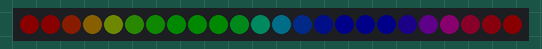
Recording of a sketch running on a simulated Arduino Uno, built with avr-gcc and run on an emulated ATmega328P. Parts: 24 RGB LEDs in strip order, left to right. Dim RGB values are drawn brighter than linear.

Above: at 0.1 s.
At 12.68 s:
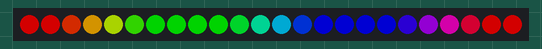
At 25.0 s:
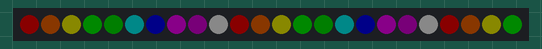

Measured:
- what the display in image 2 shows lasts 2.0 s, from 24.9 s to 26.9 s

The sketch:

lightRingButterfly.cpp.ino
```cpp
//C++ code for Arduino UNO REV3 [A000066]
//Adafruit 24 RGB LED Neopixel Ring
//Author: Jinksto


#include <Adafruit_NeoPixel.h>

#define PIN 9         // this is the pin on the minicomputer that controls the light ring
#define NUMPIXELS 24  // this is the total number of pixels in the light right used to create the object.

// default delay value.  Because of the way that the Arduinio runs delays less than 300ms can cause issues.
int delayval = 300;

// The 24 pixel neo pixel has brightness levels between 0 and 255.  10 is bright enough, 255 is too bright for most things.
int defaultBright = 10;

//Create light ring object
Adafruit_NeoPixel lightRing24 = Adafruit_NeoPixel(NUMPIXELS, PIN, NEO_GRBW + NEO_KHZ800);

//define a subset of colors and name them
uint32_t red = lightRing24.Color(255, 0, 0, 0);     //red
uint32_t orange = lightRing24.Color(255, 100, 10);  //orange
uint32_t yellow = lightRing24.Color(255, 255, 0);   //yellow
uint32_t green = lightRing24.Color(0, 255, 0);      //green
uint32_t dkgreen = lightRing24.Color(0, 115, 0);    //dark green
uint32_t cyan = lightRing24.Color(0, 255, 255);     //cyan
uint32_t blue = lightRing24.Color(0, 0, 255);       //blue
uint32_t magenta = lightRing24.Color(255, 0, 255);  //magenta
uint32_t purple = lightRing24.Color(50, 0, 50);     //purple
uint32_t white = lightRing24.Color(0, 0, 0, 255);   //white

// array of defined colors so that we can easily roatate through them if needed.  Not used in Rainbow()
uint32_t colors[10] = { red, orange, yellow, green, dkgreen, cyan, blue, magenta, purple, white };

// array of pixel numbers to be lighted so that we can only light LED's that are behind wings.
int pixels[14] = { 0, 1, 2, 3, 5, 6, 7, 13, 14, 15, 17, 18, 19, 20 };


void setup() {
  lightRing24.begin();                       // This initializes the NeoPixel library.
  lightRing24.setBrightness(defaultBright);  // Set brightness
  lightRing24.show();                        // Initialize all pixels
}

//This void loop is default for the Arduino device.  It just, well, loops forever which is the primary function of this minicomputer
void loop() {

  //rainbow() is a built in function in class Adafruit_NeoPixel.  It doesn't really do what we want but...whatev kev.
  lightRing24.rainbow(1000);
  lightRing24.show();
  delay(2000);

  // start at max brightness and fade to black
  fade();
  delay(2000);

  // show all defined colors.  There are only 9
  showAllColors();
  delay(2000);
  offAll();

  /*
  // TEST: bink the index number for each pixel
  blinkIndex();
  offAll();
  delay (2000);

  // TEST: light all of the pixels as white to test the device
  lightAll();
  delay(2000);
  */
}

void offAll() {
  //use clear() to remove all pixel colors which has the net effect of turning them all off.
  lightRing24.clear();
  lightRing24.show();
}

void showAllColors() {
  // Set the colors for all pixels using the 10 colors we've defined.  This would work better as a nested for loop.
  lightRing24.setPixelColor(0, red);
  lightRing24.setPixelColor(1, orange);
  lightRing24.setPixelColor(2, yellow);
  lightRing24.setPixelColor(3, green);
  lightRing24.setPixelColor(4, dkgreen);
  lightRing24.setPixelColor(5, cyan);
  lightRing24.setPixelColor(6, blue);
  lightRing24.setPixelColor(7, magenta);
  lightRing24.setPixelColor(8, purple);
  lightRing24.setPixelColor(9, white);
  lightRing24.setPixelColor(10, red);
  lightRing24.setPixelColor(11, orange);
  lightRing24.setPixelColor(12, yellow);
  lightRing24.setPixelColor(13, green);
  lightRing24.setPixelColor(14, dkgreen);
  lightRing24.setPixelColor(15, cyan);
  lightRing24.setPixelColor(16, blue);
  lightRing24.setPixelColor(17, magenta);
  lightRing24.setPixelColor(18, purple);
  lightRing24.setPixelColor(19, white);
  lightRing24.setPixelColor(20, red);
  lightRing24.setPixelColor(21, orange);
  lightRing24.setPixelColor(22, yellow);
  lightRing24.setPixelColor(23, green);

  // show them all at once.
  lightRing24.show();
}


void lightAll() {
  lightRing24.setBrightness(defaultBright);
  for (int i = 0; i < NUMPIXELS; i++) {
    lightRing24.setPixelColor(i, white);
    lightRing24.show();
  }
}

void blinkIndex() {
  for (int x : pixels) {
    // Blink each pixel off, on, a number of times equal to its index number ... probably.
    // Clearly this is a problem for index 0 so just set 0 to green first.
    lightRing24.setPixelColor(0, green);
    for (int y = 0; y <= x; y++) {
      //If index zero, there's no need to blink red.
      if (x == 0) {
        lightRing24.setPixelColor(x, green);
        continue;
      }
      lightRing24.setPixelColor(x, 0, 0, 0, 0);
      lightRing24.show();
      delay(300);
      lightRing24.setPixelColor(x, red);
      lightRing24.show();
      delay(300);
      lightRing24.setPixelColor(x, 0, 0, 0, 0);
      lightRing24.show();
      delay(300);
      lightRing24.setPixelColor(x, green);
      lightRing24.show();
    }
  }
}

void fade() {
  for (int i = 255; i > -1; i = i - 5) {
    lightRing24.setBrightness(i);
    lightRing24.show();
    delay(400);
  }
  //call offAll() to set the color for the entire strip to black (e.g. off)
  offAll();
  // reset the strip to the default brightness now that there are no colors set.
  lightRing24.setBrightness(defaultBright);
}
```
